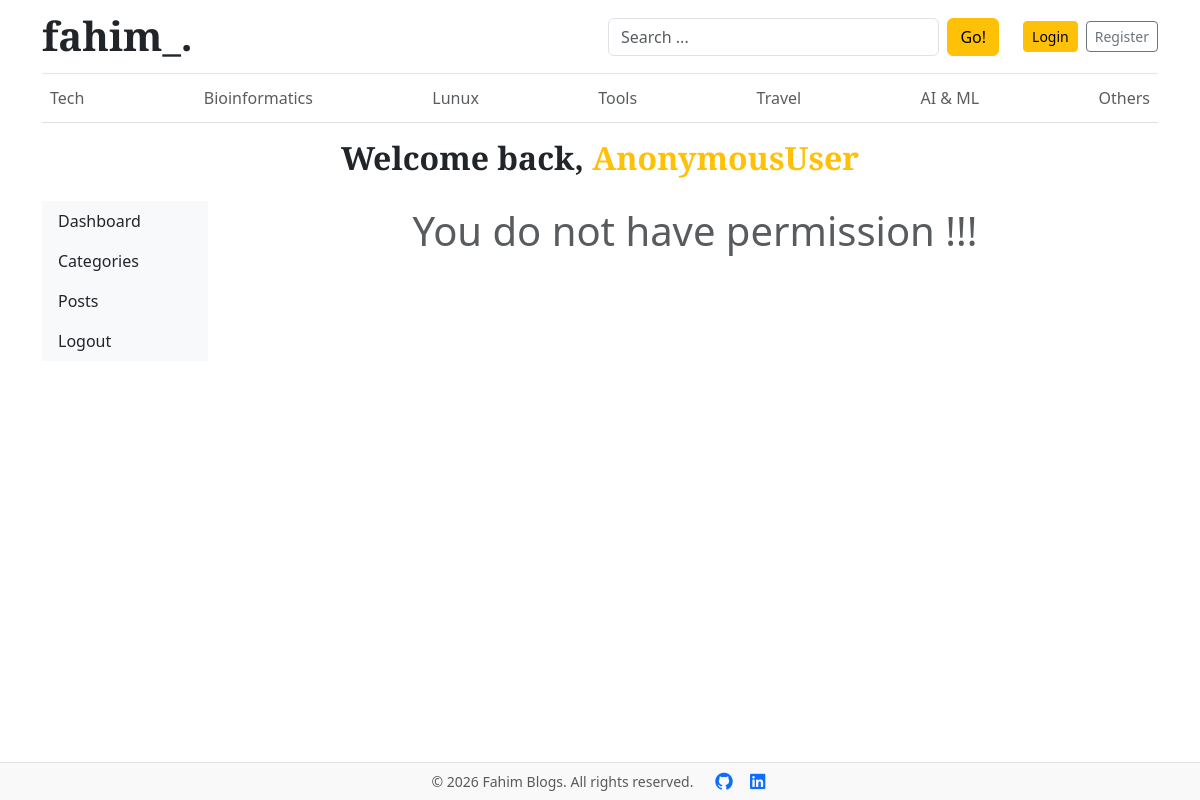
The page /dashboard/users/ on the database its author committed.
### blogs/models.py (models this page shows, shortened)
class Category(models.Model):
    category_name = models.CharField(max_length=50, unique=True)
    created_at = models.DateTimeField(auto_now_add=True)
    updated_at = models.DateTimeField(auto_now=True)
    class Meta:
        verbose_name_plural = 'categories'

### dashboards/views.py (the view)
# urls.py: path('users/', views.users, name='users'),
def users(request):
    users = User.objects.all()
    context = {
        'users':users,
    }
    return render(request, 'dashboard/users.html', context=context)

### blogs/context_processors.py (called while the page is built)
def get_categories(request):
    categories = Category.objects.all()
    return dict(categories=categories)

def get_social_link(request):
    social_links = SocialLink.objects.all()
    return dict(social_links = social_links)

### templates/dashboard/users.html
{% extends "base.html" %}
{% block content %}
<div class="row">
    {% include "dashboard/sidebar.html" %}
    <div class="col-md-10">
      {% if perms.auth.view_user %}
      <div class="d-flex justify-content-between align-items-center mb-2">
        <h4 class="mb-0">All Users</h4>
        <a href="{% url 'add_user' %}" class="btn btn-dark text-light">Add User</a>
      </div>
      <table class="table table-hover">
        <thead>
          <tr>
            <th scope="col"></th>
            <th scope="col" class="text-center">Full Name</th>
            <th scope="col" class="text-center">Username</th>
            <th scope="col" class="text-center">Email</th>
            <th scope="col" class="text-center">Active</th>
            <th scope="col" class="text-center">Staff</th>
            <th scope="col" class="text-center">Supperuser</th>
            <th scope="col" class="text-center">Action</th>
          </tr>
        </thead>
        <tbody>
        {% for user in users %}
          <tr>
            <th scope="row">{{ forloop.counter }}</th>
            <td class="text-center">{{ user.first_name }} {{user.last_name }}</td>
            <td class="text-center">{{user.username }}</td>
            <td class="text-center">{{ user.email }}</td>
            <td class="text-center">{% if user.is_active %}<i class="fa-solid fa-check"></i>{% else %}<i class="fa-solid fa-square-xmark"></i>{% endif %}</td>
            <td class="text-center">{% if user.is_staff %}<i class="fa-solid fa-check"></i>{% else %}<i class="fa-solid fa-square-xmark"></i>{% endif %}</td>
            <td class="text-center">{% if user.is_superuser %}<i class="fa-solid fa-check"></i>{% else %}<i class="fa-solid fa-square-xmark"></i>{% endif %}</td>
            <td class="text-center">
              <a href="{% url 'edit_user' user.id %}"><i class="fa-solid fa-pen-to-square"></i></a>&nbsp&nbsp
              <a href="{% url 'delete_user' user.id %}"><i class="fa-solid fa-trash text-danger"></i></a>
            </td>
          </tr>
        {% endfor %}
      </tbody>
    </table>
    {% else %}
      <p class="blog-post-title text-muted text-center">
        You do not have permission !!!
      </p>
    {% endif %}
  </div>
</div>
{% endblock content %}

### templates/base.html (shortened to what this page needs)
{% load static %}
<!DOCTYPE html>
<html lang="en">
<head>
    <link href="https://cdn.jsdelivr.net/npm/bootstrap@5.3.8/dist/css/bootstrap.min.css" rel="stylesheet"
>
    <link rel="stylesheet" href="https://cdnjs.cloudflare.com/ajax/libs/font-awesome/7.0.1/css/all.min.css">
    <link href="{% static 'css/blog.css' %}" rel="stylesheet">
</head>
<body class="d-flex flex-column min-vh-100">
<div class="container flex-grow-1">
    <header class="blog-header py-3">
        <div class="row align-items-center justify-content-between flex-wrap flex-md-nowrap g-3">
            <div class="col-12 col-md-6 text-center text-md-start">
                <a class="blog-header-logo text-dark text-decoration-none fs-1 fw-bold" href="/">fahim_.</a>
            </div>
            <div class="col-6 col-md-auto flex-grow-1">
                <form action="{% url 'search' %}" method="GET" class="d-flex">
                    <input class="form-control" type="text" name="keyword" value="{{ keyword }}"
                           placeholder="Search ..." aria-label="Search">
                    <button type="submit" class="btn btn-warning ms-2">Go!</button>
                </form>
            </div>
            <div class="col-6 col-md-auto d-flex justify-content-end align-items-center ps-3">
                {% if not user.is_authenticated %}
                    <a class="btn btn-sm btn-warning me-2" href="{% url 'login' %}">Login</a>
                    <a class="btn btn-sm btn-outline-secondary" href="{% url 'register' %}">Register</a>
                {% else %}
                    <a href="{% url 'dashboard' %}" class="text-dark text-decoration-none fw-bold small me-2 user-name">
                        {{ user.username }}
                    </a>
                    <a class="btn btn-sm btn-outline-secondary" href="{% url 'logout' %}">Logout</a>
                {% endif %}
            </div>
        </div>
    </header>
    <nav class="py-1 mb-3 border-bottom">
        <div class="nav d-flex justify-content-between flex-nowrap overflow-auto">
            {% for category in categories %}
                <a class="p-2 text-muted text-decoration-none"
                   href="{% url 'posts_by_category' category.id %}">
                    {{ category.category_name }}
                </a>
            {% endfor %}
        </div>
    </nav>
    <main>
        {% block content %}
        {% endblock %}
    </main>
</div>
<footer class="blog-footer py-2 mt-5 border-top text-center">
    <p class="mb-0 text-muted small">
        &copy; {% now "Y" %} Fahim Blogs. All rights reserved.
        <a href="https://github.com/t-fahim" target="_blank" class="text-decoration-none ms-3">
        </a>
        <a href="https://www.linkedin.com/in/tamim-fahim" target="_blank" class="text-decoration-none ms-2">
        </a>
    </p>
</footer>
</body>
</html>

### blog_main/static/css/blog.css (style rules this page uses)
.blog-header { border-bottom: 1px solid #e5e5e5; }
.blog-header-logo { font-family: "Playfair Display", Georgia, "Times New Roman", serif; font-size: 2.5rem; font-weight: 900; line-height: 1; }
.blog-post-title { font-size: 2.5rem; }
body { display: flex; flex-direction: column; min-height: 100vh; margin: 0; }
.container { flex: 1; }
.blog-footer { padding: 0.75rem 0; color: #727272; text-align: center; background-color: #f9f9f9; border-top: 0.07rem solid #e5e5e5; }
.blog-footer p:last-child { margin-bottom: 0; }

### rows shown on the page
Category: category_name "Tech"
Category: category_name "Bioinformatics"
Category: category_name "Lunux"
Category: category_name "Tools"
Category: category_name "Travel"
Category: category_name "AI & ML"
Category: category_name "Others"

### other values the page prints
{{ user }} "AnonymousUser"
